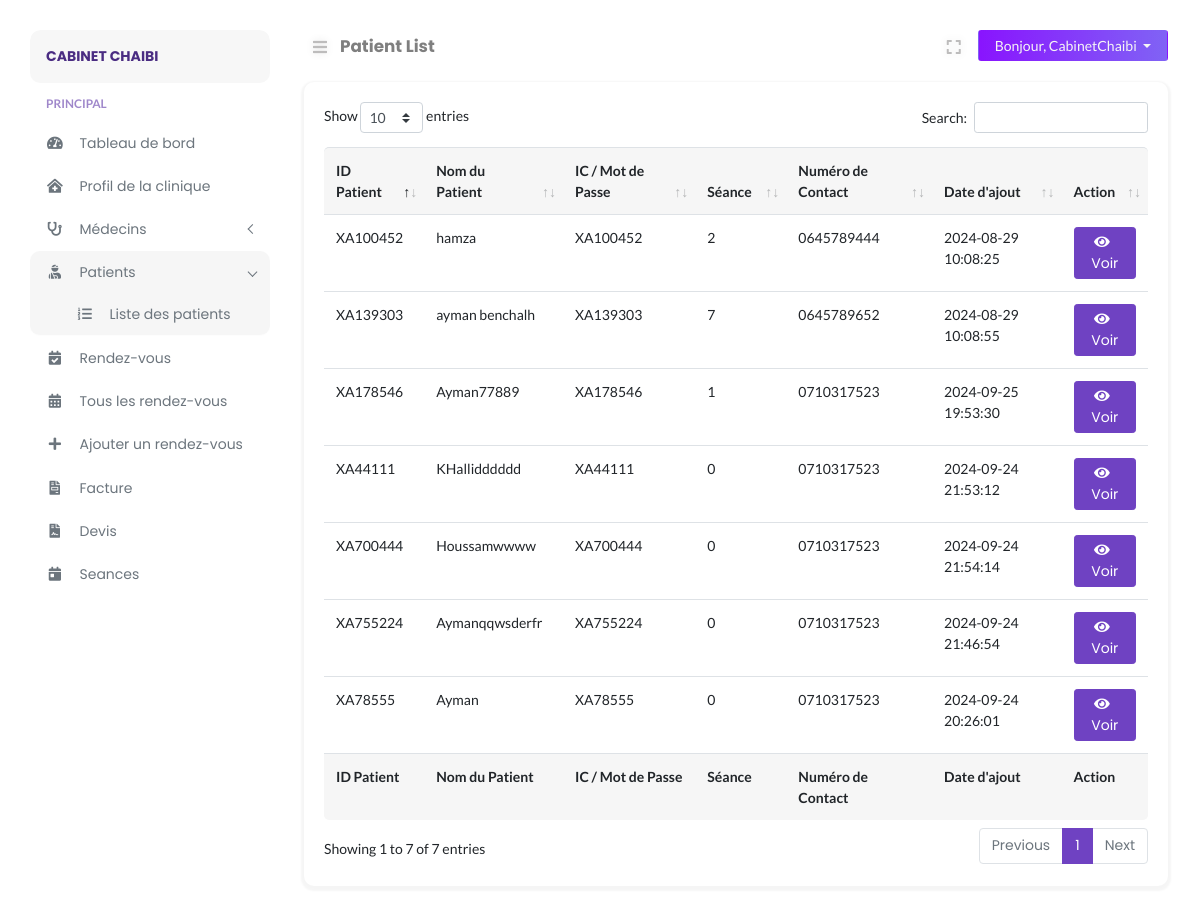
/clinic/patient-list.php (signed in), run on the app's committed database.
### tables this page shows
CREATE TABLE `clinic_manager` (
  `clinicadmin_id` int NOT NULL,
  `clinicadmin_name` varchar(255) NOT NULL,
  `clinicadmin_password` varchar(255) NOT NULL,
  `clinicadmin_token` varchar(255) DEFAULT NULL,
  `clinicadmin_email` varchar(255) NOT NULL,
  `clinicadmin_contact` varchar(15) NOT NULL,
  `date_created` datetime NOT NULL,
  `clinic_id` int NOT NULL
);

CREATE TABLE `patients` (
  `patient_id` varchar(50) NOT NULL,
  `patient_firstname` varchar(255) NOT NULL,
  `patient_identity` varchar(255) NOT NULL,
  `montent_p` int DEFAULT NULL,
  `patient_Seance` int NOT NULL,
  `patient_age` varchar(11) NOT NULL,
  `patient_contact` varchar(255) NOT NULL,
  `date_created` datetime NOT NULL
);

### clinic/includes/path.inc.php (called while the page is built, shortened)
<?php
$PATH = "doclab/clinic";
switch ($_SERVER["SCRIPT_NAME"]) {
    case '/'.$PATH.'/patient-list.php':
        $CURRENT_PAGE = "Patient List";
        break;
}

### clinic/includes/session.inc.php (called while the page is built, shortened)
<?php
try {
    $sess_email = $_SESSION["sess_clinicadminemail"];
    $stmt1 = $conn->prepare("SELECT * FROM clinic_manager WHERE clinicadmin_email = ?");
    $stmt1->bind_param("s", $sess_email);
    $stmt1->execute();
    $admin_row = $stmt1->get_result()->fetch_assoc();
    $adminid = $admin_row['clinic_id'];
    $stmt2 = $conn->prepare("SELECT * FROM clinics WHERE clinic_id = ?");
    $stmt2->bind_param("i", $adminid);
    $stmt2->execute();
    $result = $stmt2->get_result();
    $clinic_row = $result->fetch_assoc();
} catch (Exception $e) {
    error_log($e);
    exit('Error message for user to understand');
}

### config/security.php (called while the page is built, shortened)
<?php
function encrypt_url($data)
{
	return urlencode(base64_encode($data));
}

### clinic/patient-list.php (the view, shortened to what this page needs)
<?php
include('../config/autoload.php');
include('./includes/path.inc.php');
include('./includes/session.inc.php');
?>
<!DOCTYPE html>
<html lang="fr">
<head>
</head>
<body>
    <div class="page-content" id="content">
        <?php include HEADER; ?>
        <div class="row">
            <div class="col-12">
                <div class="card">
                    <div class="card-body">
                        <?php
                        function headerTable()
                        {
                            $header = array("ID Patient", "Nom du Patient", "IC / Mot de Passe", "Séance", "Numéro de Contact", "Date d'ajout", "Action");
                            $arrlen = count($header);
                            for ($i = 0; $i < $arrlen; $i++) {
                                echo "<th>" . $header[$i] . "</th>" . PHP_EOL;
                            }
                        }
                        ?>
                        <div class="data-tables">
                            <table id="datatable" class="table" style="width:100%">
                                <thead>
                                    <tr>
                                        <?php headerTable(); ?>
                                    </tr>
                                </thead>
                                <tbody>
                                    <?php
                                    $table_result = mysqli_query($conn, "SELECT DISTINCT patients.patient_id, patients.patient_firstname, patients.patient_identity, patients.patient_contact, patients.patient_Seance, patients.date_created FROM appointment, patients WHERE appointment.patient_id = patients.patient_id AND appointment.clinic_id = '".$clinic_row['clinic_id']."' AND appointment.status = 1 ");
                                    while ($table_row = mysqli_fetch_assoc($table_result)) {
                                        ?><tr>
                                            <td><?= $table_row["patient_id"]; ?></td>
                                            <td><?=  $table_row["patient_firstname"]; ?></td>
                                            <td><?= $table_row["patient_identity"]; ?></td>
                                            <td><?= $table_row["patient_Seance"]; ?></td>
                                            <td><?= $table_row["patient_contact"]; ?></td>
                                            <td><?= $table_row["date_created"]; ?></td>
                                            <td>
                                                <a href="patient-view.php?cid=<?= encrypt_url( $table_row["patient_id"]); ?>" class="btn btn-sm btn-primary"><i class="fa fa-eye"></i> Voir</a>
                                            </td>
                                        </tr>
                                    <?php
                                    }
                                    ?>
                                </tbody>
                                <tfoot>
                                    <tr>
                                    </tr>
                                </tfoot>
                            </table>
                        </div>
                    </div>
                </div>
            </div>
        </div>
    </div>
</body>
</html>

### clinic/layouts/nav_header.php (shortened to what this page needs)
<nav class="navbar navbar-header mb-2">
    <ul class="nav mr-auto">
        <li class="nav-item">
            <button class="btn btn-sm btn-expand" id="sidebarCollapse"><i class="fa fa-bars"></i></button>
        </li>
        <li class="nav-item nav-title">
            <a href="<?php echo $_SERVER["REQUEST_URI"];?>"><?php echo $CURRENT_PAGE;?></a>
        </li>
    </ul>
    <ul class="nav ml-auto">
        <li class="nav-item mr-2">
            <button class="btn btn-sm btn-expand" id="full-view"><i class="fa fa-expand"></i></button>
        </li>
        <li class="nav-item">
            <div class="btn-group">
                <button type="button" class="btn btn-sm dropdown-toggle btn-profile px-3" data-toggle="dropdown" aria-haspopup="true"
                    aria-expanded="false">
                    Bonjour, <?php echo $admin_row["clinicadmin_name"]; ?>
                </button>
            </div>
        </li>
    </ul>
</nav>

### assets/css/typography.css (style rules this page uses)
body { font-size: 14px; font-family: 'Lato', sans-serif; }
a, a:visited { text-decoration: none; transition: all 0.3s ease-in-out; -webkit-transition: all 0.3s ease-in-out; -moz-transition: all 0.3s ease-in-out; -o-transition: all 0.3s ease-in-out; outline: 0; font-family: 'Poppins', 'Helvetica', sans-serif; }
ul, ol { margin-bottom: 0px; margin-top: 0px; padding: 0; }
ul { margin: 0; list-style-type: none; }
button { cursor: pointer; outline: none!important; letter-spacing: 0; }

### assets/css/default.css (style rules this page uses)
.card-body button i , .card-body a i { margin-right: 6px; }
.navbar-header { padding: 0 !important; }
.nav-title { padding-top: 4px; margin-left: 4px; }
.nav-title a { font-weight: bold; font-size: 1.05rem; color: rgba(0, 0, 0, .5); }
.btn-profile { background: linear-gradient(to right, #8914fe 0%, #8063f5 100%); color: #f5f5f5; }
button.btn-expand { font-size: 16px !important; color: #bdbcbc; vertical-align: middle; text-shadow: 0 0 8px rgba(0, 0, 0, 0.12); -webkit-transition: color 0.3s ease 0s; transition: color 0.3s ease 0s; }
button#full-view { display: inline-block; }
body { overflow-x: hidden; background: #fff; }
.page-content { width: calc(100% - 15rem); margin-left: 16rem; transition: all 0.4s; padding: 1.9rem 3rem; }
:root { --primary-color: #6F42C2; }
.btn-primary { color: #fff; background-color: #6F42C2 !important; border-color: #6F42C2 !important; }
.card { margin: 10px 0; border-radius: 10px !important; border: 0; margin-bottom: 1.5rem; box-shadow: 0 2px 2px 3px rgba(0, 0, 0, .04); transition: all .2s ease-in-out; }
.table thead tr th, tfoot tr { background: #f6f6f6 !important; border-bottom: 0 !important; }
.table thead th:first-child { border-top-left-radius: 5px; }
.table thead th:last-child { border-top-right-radius: 5px; }
.table tfoot th:first-child { border-bottom-left-radius: 5px; }
.table tfoot th:last-child { border-bottom-right-radius: 5px; }
.table tbody tr { transition: all .2s; }

### assets/css/clinic/login.css (style rules this page uses)
html { min-height:100%; position:relative; }

### data on the page
clinic_manager: clinicadmin_name "CabinetChaibi"
patients: patient_id "XA78555", patient_firstname "Ayman", patient_identity "XA78555", patient_Seance "0", patient_contact "0710317523", date_created "2024-09-24 20:26:01"
patients: patient_id "XA755224", patient_firstname "Aymanqqwsderfr", patient_identity "XA755224", patient_Seance "0", patient_contact "0710317523", date_created "2024-09-24 21:46:54"
patients: patient_id "XA700444", patient_firstname "Houssamwwww", patient_identity "XA700444", patient_Seance "0", patient_contact "0710317523", date_created "2024-09-24 21:54:14"
patients: patient_id "XA44111", patient_firstname "KHallidddddd", patient_identity "XA44111", patient_Seance "0", patient_contact "0710317523", date_created "2024-09-24 21:53:12"
patients: patient_id "XA139303", patient_firstname "ayman benchalh", patient_identity "XA139303", patient_Seance "7", patient_contact "0645789652", date_created "2024-08-29 10:08:55"
patients: patient_id "XA100452", patient_firstname "hamza", patient_identity "XA100452", patient_Seance "2", patient_contact "0645789444", date_created "2024-08-29 10:08:25"
patients: patient_id "XA178546", patient_firstname "Ayman77889", patient_identity "XA178546", patient_Seance "1", patient_contact "0710317523", date_created "2024-09-25 19:53:30"

### other printed values
$BRAND_NAME "CABINET CHAIBI"
$CURRENT_PAGE "Patient List"
$header[$i] "ID Patient"
$header[$i] "Nom du Patient"
$header[$i] "IC / Mot de Passe"
$header[$i] "Séance"
$header[$i] "Numéro de Contact"
$header[$i] "Date d'ajout"
$header[$i] "Action"
